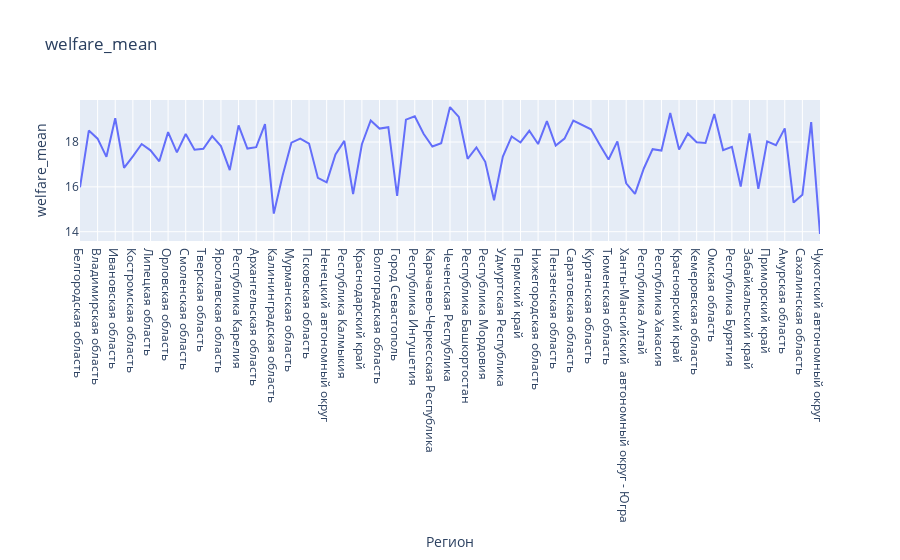

Source (notebook cell):
### Code cell
fig = px.line(df_welfare_mean, y='welfare_mean', width = 900, title = 'welfare_mean')
fig.show()

### Figure 1 — Plotly figure (JSON) as saved in the notebook; plotly's stock layout.template omitted (floating-point values rounded to 4 significant figures)
{"data": [{"hovertemplate": "Регион=%{x}<br>welfare_mean=%{y}<extra></extra>", "legendgroup": "", "line": {"color": "#636efa", "dash": "solid"}, "marker": {"symbol": "circle"}, "mode": "lines", "name": "", "orientation": "v", "showlegend": false, "type": "scatter", "x": ["Белгородская область", "Брянская область", "Владимирская область", "Воронежская область", "Ивановская область", "Калужская область", "Костромская область", "Курская область", "Липецкая область", "Московская область", "Орловская область", "Рязанская область", "Смоленская область", "Тамбовская область", "Тверская область", "Тульская область", "Ярославская область", "Город Москва", "Республика Карелия", "Республика Коми", "Архангельская область", "Вологодская область", "Калининградская область", "Ленинградская область", "Мурманская область", "Новгородская область", "Псковская область", "Город Санкт-Петербург", "Ненецкий автономный округ", "Республика Адыгея", "Республика Калмыкия", "Республика Крым", "Краснодарский край", "Астраханская область", "Волгоградская область", "Ростовская область", "Город Севастополь", "Республика Дагестан", "Республика Ингушетия", "Кабардино-Балкарская\nРеспублика", "Карачаево-Черкесская\nРеспублика", "Республика Северная\nОсетия-Алания", "Чеченская Республика", "Ставропольский край", "Республика Башкортостан", "Республика Марий Эл", "Республика Мордовия", "Республика Татарстан", "Удмуртская Республика", "Чувашская Республика", "Пермский край", "Кировская область", "Нижегородская область", "Оренбургская область", "Пензенская область", "Самарская область", "Саратовская область", "Ульяновская область", "Курганская область", "Свердловская область", "Тюменская область", "Челябинская область", "Ханты-Мансийский \nавтономный округ - Югра", "Ямало-Ненецкий \nавтономный округ", "Республика Алтай", "Республика Тыва", "Республика Хакасия", "Алтайский край", "Красноярский край", "Иркутская область", "Кемеровская область", "Новосибирская область", "Омская область", "Томская область", "Республика Бурятия", "Республика Саха (Якутия)", "Забайкальский край", "Камчатский край", "Приморский край", "Хабаровский край", "Амурская область", "Магаданская область", "Сахалинская область", "Еврейская автономная область", "Чукотский автономный округ"], "xaxis": "x", "y": [15.98, 18.51, 18.15, 17.34, 19.06, 16.85, 17.36, 17.91, 17.63, 17.14, 18.44, 17.54, 18.36, 17.66, 17.7, 18.26, 17.82, 16.75, 18.74, 17.71, 17.77, 18.8, 14.81, 16.51, 17.97, 18.15, 17.93, 16.4, 16.2, 17.45, 18.05, 15.68, 17.9, 18.96, 18.6, 18.66, 15.6, 19, 19.15, 18.37, 17.8, 17.95, 19.56, 19.12, 17.25, 17.76, 17.12, 15.4, 17.35, 18.25, 17.98, 18.5, 17.91, 18.93, 17.84, 18.15, 18.96, 18.75, 18.57, 17.88, 17.22, 18.03, 16.16, 15.69, 16.82, 17.68, 17.62, 19.29, 17.67, 18.38, 17.99, 17.96, 19.25, 17.64, 17.79, 16.01, 18.38, 15.91, 18.03, 17.86, 18.61, 15.3, 15.65, 18.89, 13.9], "yaxis": "y"}], "layout": {"autosize": true, "legend": {"tracegroupgap": 0}, "title": {"text": "welfare_mean"}, "xaxis": {"anchor": "y", "autorange": true, "domain": [0, 1], "range": [0, 84], "title": {"text": "Регион"}, "type": "category"}, "yaxis": {"anchor": "x", "autorange": true, "domain": [0, 1], "range": [13.59, 19.87], "title": {"text": "welfare_mean"}, "type": "linear"}}}
